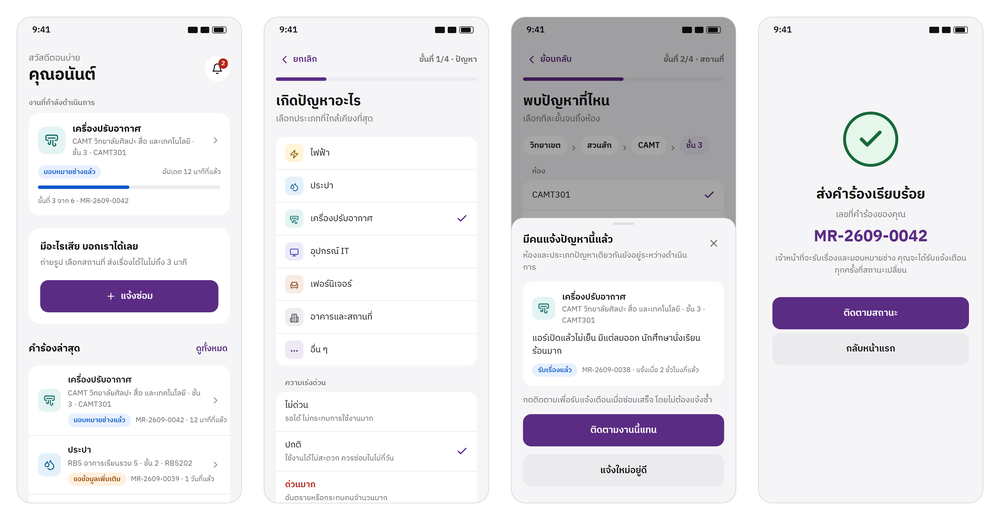
#> input picture report/screens/ui-reporter.png, 1000 x 520 px, shrunk from 3480 x 1808 before the run
$ python slide-images.py
#> lines starting #> are read from the running program, lines starting #| are printed output that depends on the picture
# Prepares images for the slides, into out/diagrams/slide/.
# 1. Tall PlantUML diagrams are laid out in columns: a diagram 830 px wide and 2130 px tall shrinks
#    to nothing on a 16:9 slide, but cut in two it fills it. Cuts land only on rows that are
#    completely blank, so no box or arrow is ever sliced.
# 2. One phone from the reporter screens is cropped for the cover.
# Run: python tools/slide-images.py   (used by build-slides.js)
import os
from PIL import Image

HERE = os.path.dirname(os.path.dirname(os.path.abspath(__file__)))
SRC = os.path.join(HERE, "out", "diagrams")
OUT = os.path.join(SRC, "slide")
GAP = 70          # white space between columns
PAD = 24          # breathing room around the whole image
PLAN = {          # diagram: number of columns
    "activity-submit": 2,
    "activity-confirm": 1,
    "activity-admin": 2,
    "activity-technician": 2,
    "activity-dashboard": 2,
}


def row_ink(im):
    """Dark pixels per row. Box fills and labels score high; swimlane lines score 2–8."""
    g = im.convert("L")
    w, h = g.size
    px = g.load()
    return [sum(1 for x in range(w) if px[x, y] < 250) for y in range(h)]


def cut_points(im, cols):
    """Cut where the diagram is emptiest, so no box, label or arrow is ever sliced."""
    h = im.size[1]
    ink = row_ink(im)
    points = []
    for i in range(1, cols):
        ideal = h * i // cols
        span = h // (cols * 2)
        lo, hi = max(1, ideal - span), min(h - 1, ideal + span)
        points.append(min(range(lo, hi), key=lambda y: (ink[y], abs(y - ideal))))
    return points


def trim(im):
    """Drop fully white margins so columns sit tight."""
    from PIL import ImageChops
    bg = Image.new("RGB", im.size, (255, 255, 255))
    box = ImageChops.difference(im.convert("RGB"), bg).getbbox()
    return im.crop(box) if box else im


def main():
    os.makedirs(OUT, exist_ok=True)
    for name, cols in PLAN.items():
        src = os.path.join(SRC, name + ".png")
        if not os.path.exists(src):
            print("skip", name)
            continue
        im = trim(Image.open(src).convert("RGB"))
        if cols == 1:
            im = Image.open(src).convert("RGB")
            im.save(os.path.join(OUT, name + ".png"))
            print(name, "copied", im.size)
            continue
        bounds = [0] + cut_points(im, cols) + [im.size[1]]
        parts = [trim(im.crop((0, bounds[i], im.size[0], bounds[i + 1]))) for i in range(cols)]
        w = sum(p.size[0] for p in parts) + GAP * (cols - 1) + PAD * 2
        h = max(p.size[1] for p in parts) + PAD * 2
        out = Image.new("RGB", (w, h), (255, 255, 255))
        x = PAD
        for p in parts:
            out.paste(p, (x, PAD))
            x += p.size[0] + GAP
        out.save(os.path.join(OUT, name + ".png"))
        print(name, im.size, "->", out.size, "ratio", round(out.size[0] / out.size[1], 2))


def cover_phone():
    """First phone of the reporter screens, trimmed, for the cover slide."""
    src = os.path.join(HERE, "screens", "ui-reporter.png")
    if not os.path.exists(src):
        return
    im = Image.open(src).convert("RGB")
#> im is the input picture: PIL image 1000x520 RGB; mean R, G, B 231.6, 230.1, 234.4
    w, h = im.size
#> w = 1000; h = 520
    phone = trim(im.crop((0, 0, w // 4, h)))
#> in trim, `bg = Image.new("RGB", im.size, (255, 255, 255))`: bg: PIL image 250x520 RGB; every value is 255
#> in trim, `box = ImageChops.difference(im.convert("RGB"), bg).getbbox()`: box = (14, 14, 244, 506)
#> in trim, `return im.crop(box) if box else im`:
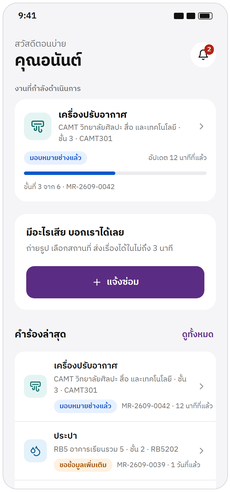
#> returned value: PIL image 230x492 RGB; mean R, G, B 235.3, 233.5, 239.2
    phone.save(os.path.join(OUT, "cover-phone.png"))
    print("cover-phone", phone.size, "ratio", round(phone.size[0] / phone.size[1], 2))
#| cover-phone (230, 492) ratio 0.47


if __name__ == "__main__":
    main()
    cover_phone()
